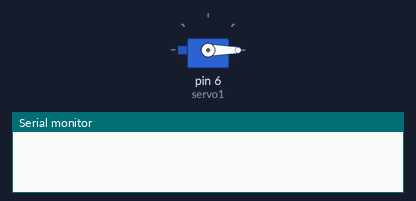
Recording of a sketch running on a simulated Arduino Uno, built with avr-gcc and run on an emulated ATmega328P. Parts: servo, the last lines printed to the serial monitor.

Above: at 0.05 s.
At 1.05 s:
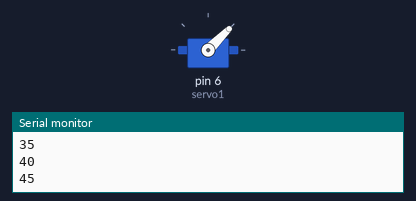
At 2.05 s:
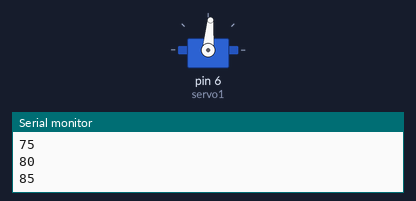
At 4.1 s:
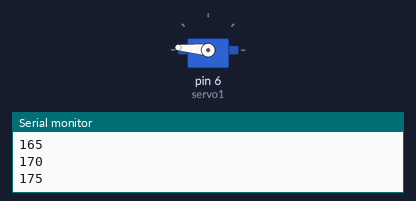
Timing chart, 0 to 5.4 s (numbered marks = the images above):
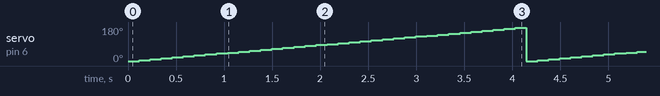

The sketch:

sketch_mar18c.ino
```cpp
#include <Servo.h>

Servo servo1;
int angulo = 0;
int eixo_X= A0; //PINO REFERENTE A LIGAÇÃO DO EIXO X
int eixo_Y = A1; //PINO REFERENTE A LIGAÇÃO DO EIXO Y
int botao = 2; //PINO REFERENTE A LIGAÇÃO NO PINO KEY (EIXO Z)

void setup() {
  // put your setup code here, to run once:
  servo1.attach(6);
  Serial.begin(9600);
}

void loop() {
  // put your main code here, to run repeatedly
  servo1.write(angulo);
  delay(100);
  angulo = angulo+5;
  Serial.println(angulo);
  if (angulo==180){
    angulo = 0;
  }
  delay(15);
//      if((analogRead(eixo_X)) == 0){ //SE LEITURA FOR IGUAL A 0, FAZ
//      Serial.println("PARA BAIXO"); //IMPRIME O TEXTO NO MONITOR SERIAL
//    }else{
//          if((analogRead(eixo_X)) == 1023){ //SE LEITURA FOR IGUAL A 1023, FAZ
//              Serial.println("PARA CIMA"); //IMPRIME O TEXTO NO MONITOR SERIAL
//          }else{
//                if((analogRead(eixo_Y)) == 0){ //SE LEITURA FOR IGUAL A 0, FAZ
//                  Serial.println("ESQUERDA"); //IMPRIME O TEXTO NO MONITOR SERIAL
//               }else{
//                      if((analogRead(eixo_Y)) == 1023){ //SE LEITURA FOR IGUAL A 1023, FAZ
//                        Serial.println("DIREITA"); //IMPRIME O TEXTO NO MONITOR SERIAL
//                      }else{
//                            if(digitalRead(botao) == LOW){ //SE LEITURA FOR IGUAL A HIGH, FAZ
//                               Serial.println("BOTAO PRESSIONADO"); //IMPRIME O TEXTO NO MONITOR SERIAL
//                            }
//                      }
//                }
//          }
//    }
//    delay(50); //INTERVALO DE 500 MILISSEGUNDOS
}
```

Measured:
- by itself, servo on pin 6 (servo1): ramps from 0° to 175° and jumps back, once every 4.1 s
